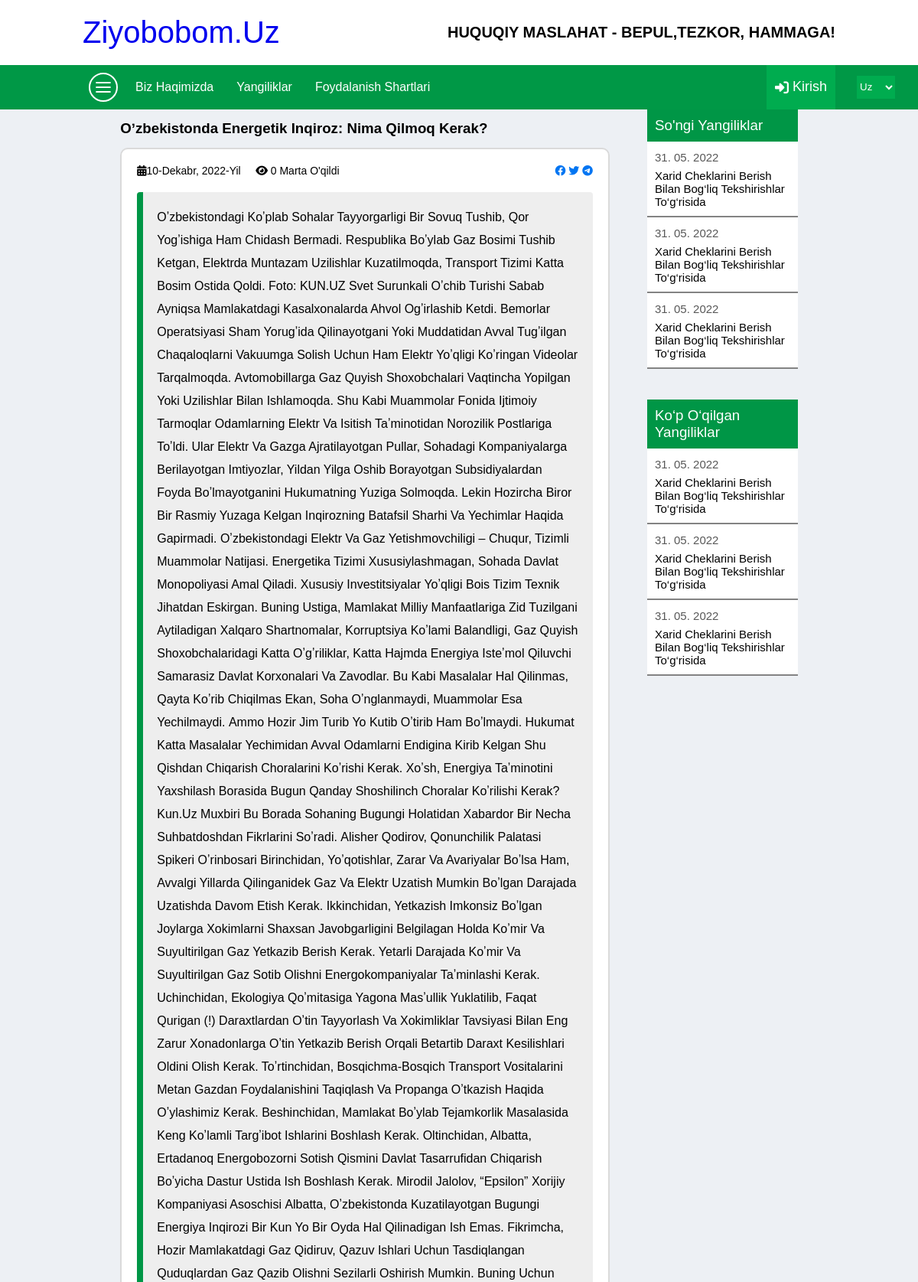
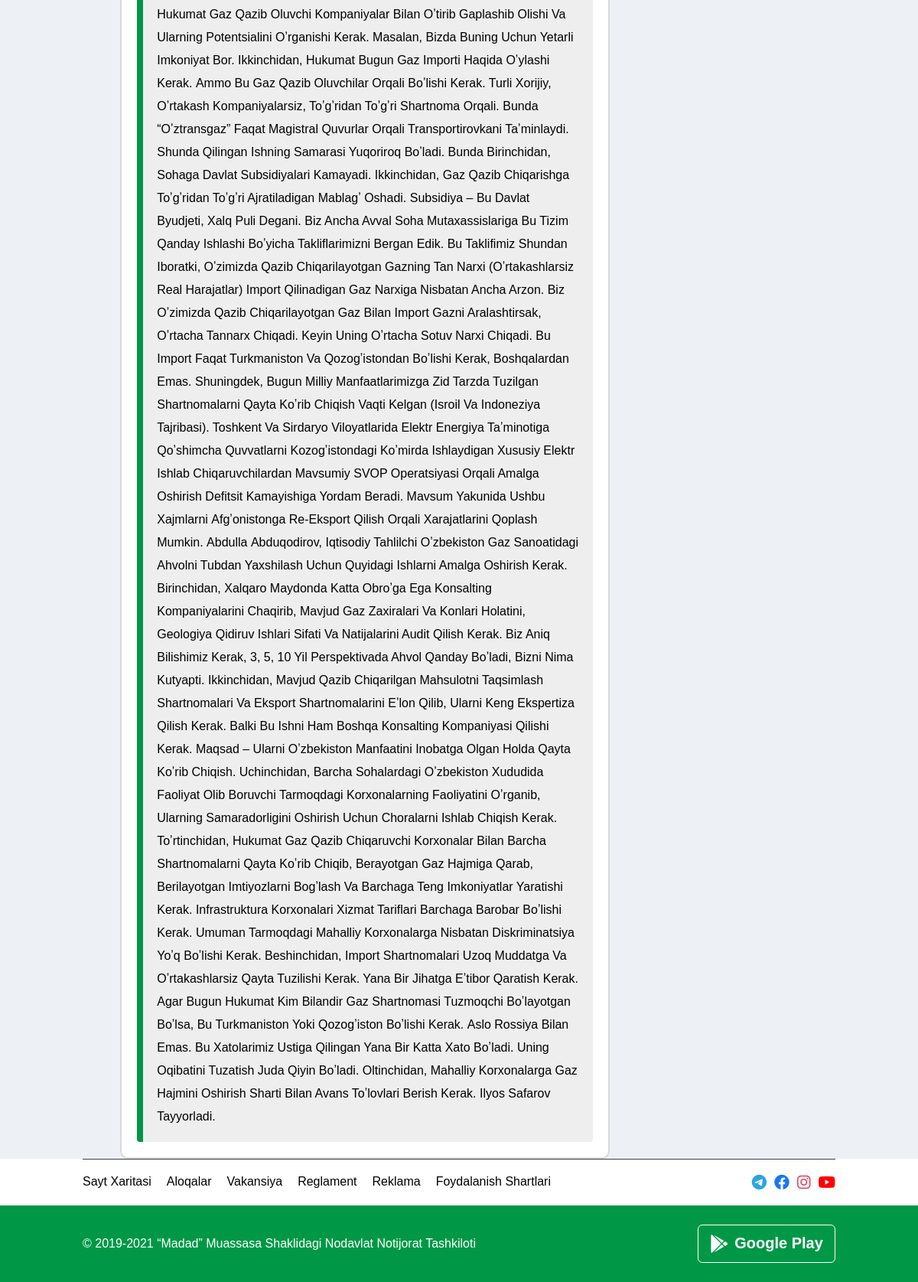
The app's page /yangiliklar/1 with its own data (2 pictures, top to bottom).
### app/models.py (models this page shows, shortened)
class Yangilik(models.Model):
    sarlavha = models.CharField(max_length=100)
    sana = models.DateField()
    matn = models.TextField()
    rasm = models.FileField(null=True, blank=True)
    korish_soni = models.PositiveSmallIntegerField(default=0)

### app/views.py (the view)
# urls.py: path('yangiliklar/<int:pk>', NewsView.as_view()),
class NewsView(View):
    def get(self, request, pk):
        context = {
            "yangilik": Yangilik.objects.get(id=pk)
        }
        return render(request, 'news1.html', context)

### templates/news1.html (shortened to what this page needs)
<!DOCTYPE html>
<html>
  <head>
    <link rel="stylesheet" type="text/css" media="screen" href="/static/css/main.css" />
    <link
      rel="stylesheet"
      href="https://cdnjs.cloudflare.com/ajax/libs/font-awesome/6.1.1/css/all.min.css"
    />
  </head>
  <body>
    <div class="container">
      <section class="logo">
        <a href="./">
          <div class="brend">ziyobobom.uz</div>
        </a>
        <h1>HUQUQIY MASLAHAT - BEPUL,TEZKOR, HAMMAGA!</h1>
      </section>
      <section class="navbar">
        <div class="links">
          <ul class="menu-icon">
            <li></li>
            <li></li>
            <li></li>
          </ul>
          <ul class="desktop-links">
            <li><a href="biz-haqimizda.html">Biz haqimizda</a></li>
            <li><a href="#">Yangiliklar</a></li>
            <li><a href="#">Foydalanish shartlari</a></li>
          </ul>
        </div>
        <div class="login">
          <i class="fa-solid fa-right-to-bracket"></i>
          Kirish
        </div>
        <select class="language" name="" id="">
          <option value="">Uz</option>
        </select>
      </section>
      <section class="condition">
        <div class="left">
          <h3>
            {{yangilik.sarlavha}}
          </h3>
          <div class="left-info">
            <div class="new-link">
              <div>
                <i class="calendar fa-solid fa-calendar-days"></i>{{yangilik.sana}}
                &nbsp; &nbsp; <i class="fa-solid fa-eye"></i> {{yangilik.korish_soni}} marta o'qildi
              </div>
              <div class="new-social">
                <i class="fa-brands fa-facebook"></i>
                <i class="fa-brands fa-twitter"></i>
                <i class="fa-brands fa-telegram"></i>
              </div>
            </div>
            <div class="about-info">
              <p>
                {{yangilik.matn}}
              </p>
            </div>
          </div>
        </div>
        <div class="news-right">
          <div class="news-one">
            <h3>So'ngi Yangiliklar</h3>
            <div class="card">
              <a href="#">
                <p>31. 05. 2022</p>
                <h4>
                  Xarid cheklarini berish bilan bog‘liq tekshirishlar
                  to‘g‘risida
                </h4>
              </a>
            </div>
            <div class="card">
              <a href="#">
                <p>31. 05. 2022</p>
                <h4>
                  Xarid cheklarini berish bilan bog‘liq tekshirishlar
                  to‘g‘risida
                </h4>
              </a>
            </div>
            <div class="card">
              <a href="#">
                <p>31. 05. 2022</p>
                <h4>
                  Xarid cheklarini berish bilan bog‘liq tekshirishlar
                  to‘g‘risida
                </h4>
              </a>
            </div>
          </div>
          <div class="news-two">
            <h3>Ko‘p o‘qilgan yangiliklar</h3>
            <div class="card">
              <a href="#">
                <p>31. 05. 2022</p>
                <h4>
                  Xarid cheklarini berish bilan bog‘liq tekshirishlar
                  to‘g‘risida
                </h4>
              </a>
            </div>
            <div class="card">
              <a href="#">
                <p>31. 05. 2022</p>
                <h4>
                  Xarid cheklarini berish bilan bog‘liq tekshirishlar
                  to‘g‘risida
                </h4>
              </a>
            </div>
            <div class="card">
              <a href="#">
                <p>31. 05. 2022</p>
                <h4>
                  Xarid cheklarini berish bilan bog‘liq tekshirishlar
                  to‘g‘risida
                </h4>
              </a>
            </div>
          </div>
        </div>
      </section>
      <section class="footer">
        <div class="footer-nav">
          <ul>
            <li>Sayt xaritasi</li>
            <li>Aloqalar</li>
            <li>Vakansiya</li>
            <li>Reglament</li>
            <li>Reklama</li>
            <li>Foydalanish shartlari</li>
          </ul>
          <div class="social">
            <i class="fa-brands fa-telegram"></i>
            <i class="fa-brands fa-facebook"></i>
            <i class="fa-brands fa-instagram"></i>
            <i class="fa-brands fa-youtube"></i>
          </div>
        </div>
      </section>
      <section class="about-me">
        <div>
          © 2019-2021 “Madad” muassasa shaklidagi nodavlat notijorat tashkiloti
        </div>
        <div>
          <i class="fa-brands fa-google-play"></i>
          <b>Google Play</b>
        </div>
      </section>
    </div>
  </body>
</html>

### static/css/main.css (style rules this page uses)
* { font-family: "Nunito", sans-serif; margin: 0; padding: 0; box-sizing: border-box; text-decoration: none; outline: 0; border: none; text-transform: capitalize; transition: all 0.2s linear; }
.container { max-width: 1700px !important; width: 100% !important; margin: 0 auto; position: relative; }
.container section { padding: 0px 9%; }
.container .logo { display: flex; justify-content: space-between; align-items: center; }
.container .logo h1 { font-size: 20px; }
.container .logo .brend { margin: 20px 0px; font-size: 40px; }
.container .navbar { display: flex; align-items: center; background-color: rgb(0, 152, 70); justify-content: space-between; color: white; position: relative; }
.container .navbar .links { display: flex; align-items: center; }
.container .navbar .links .menu-icon { width: 38px; height: 38px; border: 2px solid rgb(255, 255, 255); border-radius: 50%; display: flex; flex-direction: column; justify-content: center; margin: 8px; padding-left: 5px; }
.container .navbar .links .menu-icon li { width: 20px; height: 2px; border-radius: 2px; margin: 2px; border: 1px solid white; background-color: white; }
.container .navbar .links ul { display: flex; list-style-type: none; }
.container .navbar .links ul li { margin: 0px 5px; font-size: 16px; }
.container .navbar .links ul li a { padding: 20px 10px; text-align: center; color: white; text-decoration: none; }
.container .navbar .login { width: 90px; height: 57.5px; background-color: rgb(0, 172, 79); display: flex; justify-content: center; align-items: center; font-size: 18px; cursor: pointer; }
.container .navbar .login i { margin-right: 5px; }
.container .navbar .language { position: absolute; width: 50px; height: 30px; background-color: rgb(0, 172, 79); right: 30px; color: white; }
.footer-nav { display: flex; justify-content: space-between; padding-top: 20px !important; padding-bottom: 20px !important; border-top: 1px solid rgb(63, 63, 63); }
.footer-nav ul { display: flex; flex-wrap: wrap; list-style-type: none; }
.footer-nav ul li { margin-right: 20px; }
.footer-nav .social { font-size: 20px; display: flex; gap: 10px; }
.footer-nav .social i { transition: all 0.4s ease; }
.footer-nav .social i:nth-child(1) { color: rgb(44, 165, 224); }
.footer-nav .social i:nth-child(2) { color: rgb(24, 119, 242); }
.footer-nav .social i:nth-child(3) { color: rgb(228, 64, 95); }
.footer-nav .social i:nth-child(4) { color: rgb(255, 0, 0); }
.about-me { padding-top: 25px !important; padding-bottom: 25px !important; background-color: rgb(0, 152, 70); color: white; display: flex; flex-wrap: wrap; justify-content: space-between; align-items: center; }
.about-me div:nth-child(2) { width: 180px; height: 50px; border: 1px solid white; border-radius: 6px; transition: all 0.5s ease; display: flex; align-items: center; justify-content: center; font-size: 20px; }
.about-me div:nth-child(2) i { font-size: 24px; margin-right: 8px; }
.about-info { padding: 18px; background-color: rgb(238, 238, 238); border-left: 8px solid rgb(0, 150, 70); line-height: 22px; border-radius: 4px; margin-top: 20px; }
.condition { width: 100%; display: flex; background-color: rgb(237, 240, 244); padding: 20px 40px; display: flex; justify-content: space-evenly; }
.condition .left { width: 65%; }
.condition .left h3 { line-height: 50px; }
.condition .left-info { width: 100%; background-color: white; border: 2px solid rgb(218, 218, 218); border-radius: 10px; padding: 20px; }
.condition .left-info p { line-height: 30px; }
.news-right { width: 20%; border-radius: 4px; height: fit-content; }
.news-right .news-one, .news-right .news-two { margin-bottom: 40px; background-color: white; }
.news-right .news-one h3, .news-right .news-two h3 { background-color: rgb(0, 150, 70); color: white; padding: 10px 10px; font-weight: 100; }
.news-right .news-one .card, .news-right .news-two .card { width: 100% !important; border-bottom: 2px solid rgb(131, 131, 131); margin: 6px 0px; padding-left: 10px; font-size: 15px; color: black; padding: 10px; padding-top: 0; }
.news-right .news-one .card h4, .news-right .news-two .card h4 { font-weight: 100; color: black; }
.news-right .news-one .card p, .news-right .news-two .card p { color: rgb(88, 88, 88); line-height: 30px; }
.new-link { display: flex; justify-content: space-between; font-size: 14px; }
.new-link .new-social { color: rgb(0, 117, 242); }

### records on screen
Yangilik: sarlavha "Oʼzbekistonda Energetik Inqiroz: Nima Qilmoq Kerak?", sana "10-Dekabr, 2022-Yil", korish_soni "0", matn "Oʼzbekistondagi Koʼplab Sohalar Tayyorgarligi Bir Sovuq Tushib, Qor Yogʼishiga Ham Chidash Bermadi. Respublika Boʼylab Gaz Bosimi Tushib Ketgan, Elektrda Muntazam Uzilishlar Kuzatilmoqda, Transport Tizimi Katta Bosim Ostida Qoldi. Foto: KUN.UZ Svet Surunkali Oʼchib Turishi Sabab Ayniqsa Mamlakatdagi Kasalxonalarda Ahvol Ogʼirlashib Ketdi. Bemorlar Operatsiyasi Sham Yorugʼida Qilinayotgani Yoki Muddatidan Avval Tugʼilgan Chaqaloqlarni Vakuumga Solish Uchun Ham Elektr Yoʼqligi Koʼringan Videolar Tarqalmoqda. Аvtomobillarga Gaz Quyish Shoxobchalari Vaqtincha Yopilgan Yoki Uzilishlar Bilan Ishlamoqda. Shu Kabi Muammolar Fonida Ijtimoiy Tarmoqlar Odamlarning Elektr Va Isitish Taʼminotidan…"
